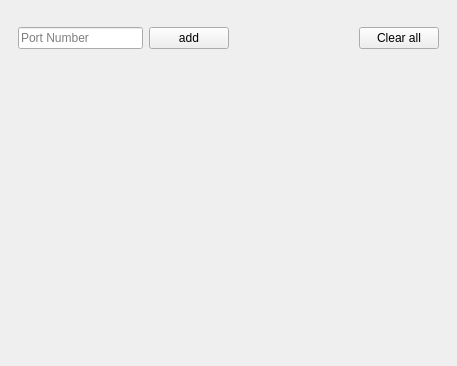
<?xml version="1.0" encoding="UTF-8"?>
<ui version="4.0">
 <class>OscReceiver</class>
 <widget class="QMainWindow" name="OscReceiver">
  <property name="geometry">
   <rect>
    <x>0</x>
    <y>0</y>
    <width>457</width>
    <height>366</height>
   </rect>
  </property>
  <property name="windowTitle">
   <string>Osc Receiver</string>
  </property>
  <widget class="QWidget" name="centralwidget">
   <layout class="QVBoxLayout" name="verticalLayout_2">
    <item>
     <widget class="QWidget" name="widget" native="true">
      <property name="sizePolicy">
       <sizepolicy hsizetype="Preferred" vsizetype="Fixed">
        <horstretch>0</horstretch>
        <verstretch>0</verstretch>
       </sizepolicy>
      </property>
      <property name="minimumSize">
       <size>
        <width>0</width>
        <height>50</height>
       </size>
      </property>
      <layout class="QGridLayout" name="gridLayout">
       <property name="bottomMargin">
        <number>0</number>
       </property>
       <item row="0" column="1">
        <layout class="QHBoxLayout" name="horizontalLayout">
         <item>
          <widget class="QLineEdit" name="lineEdit">
           <property name="placeholderText">
            <string>Port Number</string>
           </property>
          </widget>
         </item>
         <item>
          <widget class="QPushButton" name="pushButton">
           <property name="text">
            <string>add</string>
           </property>
          </widget>
         </item>
         <item>
          <spacer name="horizontalSpacer">
           <property name="orientation">
            <enum>Qt::Horizontal</enum>
           </property>
           <property name="sizeHint" stdset="0">
            <size>
             <width>50</width>
             <height>20</height>
            </size>
           </property>
          </spacer>
         </item>
         <item>
          <widget class="QPushButton" name="clearAll">
           <property name="text">
            <string>Clear all</string>
           </property>
          </widget>
         </item>
        </layout>
       </item>
      </layout>
     </widget>
    </item>
    <item>
     <widget class="QWidget" name="widget_2" native="true">
      <layout class="QVBoxLayout" name="verticalLayout_3">
       <property name="topMargin">
        <number>0</number>
       </property>
       <item>
        <layout class="QVBoxLayout" name="verticalLayout"/>
       </item>
      </layout>
     </widget>
    </item>
   </layout>
  </widget>
 </widget>
 <resources/>
 <connections/>
</ui>
